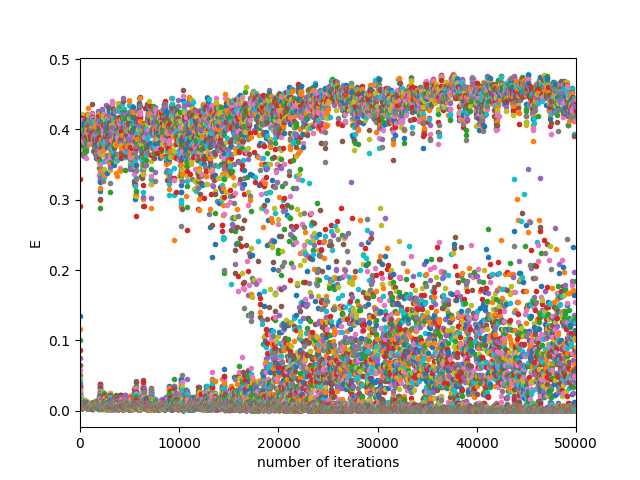

Source code (Python):
import random
import matplotlib.pyplot as plt
import time
import numpy as np

n1=6
n2=2
in_n = 6
x=list([])
s=list([])
w=list([])
u=list([])
rj=list([])
bs=list([])
bw=list([])
myu = 0.05
learn = 10000

# 正規分布N(0,0.01)で乱数生成
def nrand():
    n = random.normalvariate(0,0.1)
    return n 

# シグモイド関数
def sigmoid(sigmon):
    return 1.0/(1.0+np.exp(-(sigmon) ) )

# 配列の大きさ決め（層決め）
# 入力層
for i in range(n1):
    x.append(i)
    s.append([nrand(),nrand(),nrand(),nrand(),nrand(),nrand()] )
    bs.append(nrand())
#中間層
for i in range(n2):
    u.append(i)
    w.append(nrand())
    bw.append(nrand())
    

for cnt in range(learn):

    # 入力値の決定（教師データ、正解データ）
    for j in range(n1):
        x[j] = random.randint(0,1)
    
    if x[0]==x[5]:
        if x[1]==x[4]:
            if x[2]==x[3]:
                y=1
            else:
                y=0
        else:
            y=0
    else:
        y=0
    # 中間層の出力
    for j in range(n2):
        sigmon=bs[j]
        for k in range(n1):
            sigmon+=x[k]*s[j][k]
        u[j]=sigmoid(sigmon)


    # 出力層の出力
    sigmon=bw[0]
    for j in range(n2):
        sigmon+=w[j]*u[j]
    z = sigmoid(sigmon)


    # 学習
    r=0
    r=(y-z)*(1.0-z)*z

    # 出力層学習
    for j in range(n2):
        bw[j]+=myu*r*1
        w[j]+=myu*r*u[j]

    # 中間層学習
    for j in range(n2):
        rj=r*w[j]*u[j]*(1.0-u[j])
        bs[j]+=myu*rj*1
        for k in range(n1):
            s[j][k]+=myu*rj*x[k]

    
    # 二乗誤差
    e = ((y-z)*(y-z))*0.5

    print(cnt,"教師データ:",x,"正解データ：",y,"出力値：",z,"誤差:",e)
    # グラフに描画

    plt.plot(cnt,e,marker=".")
    # if cnt==6000:
    #     plt.xlim(4000,6000)
    #     plt.xlabel("number of iterations")
    #     plt.ylabel("E")
    #     plt.tick_params(labelsize=10)
    #     plt.savefig('XOR4000_6000.png')
    #     plt.show()




plt.xlim(0,learn)
plt.xlabel("number of iterations")
plt.ylabel("E")
plt.tick_params(labelsize=10)
plt.savefig('backpropagation1.png')
plt.show()

time.sleep(10)